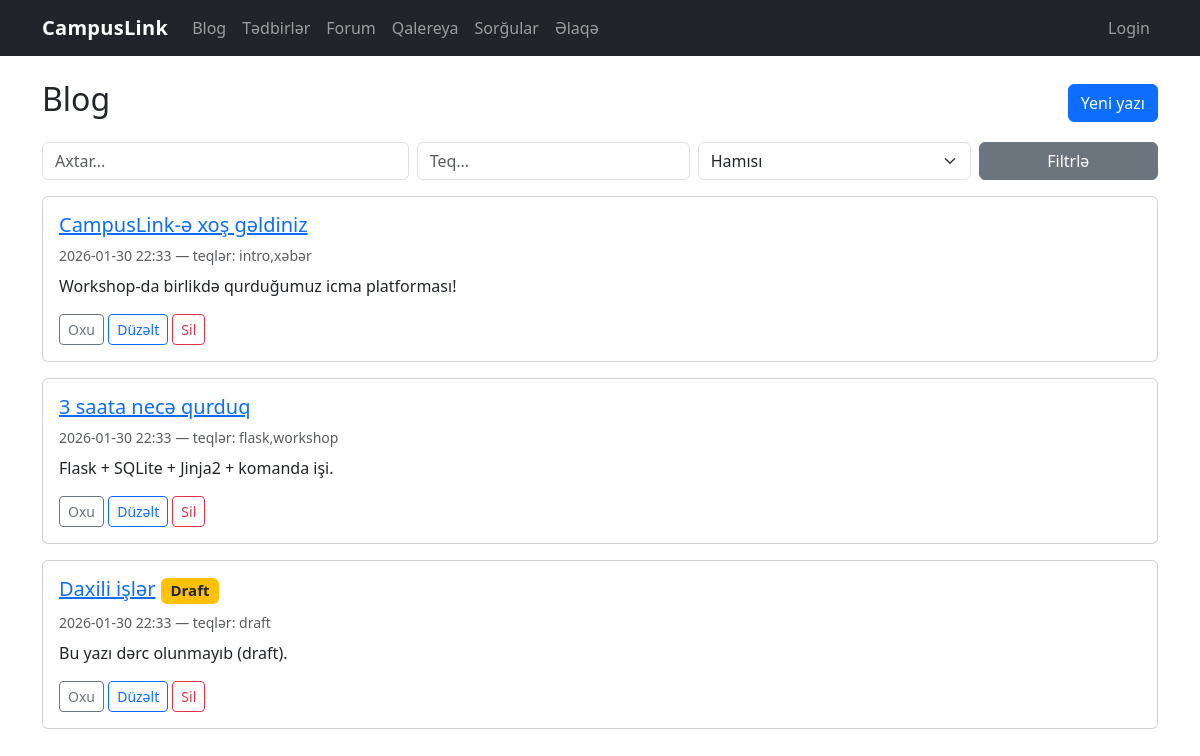
Screenshot of /blog/ with the database file from the repository.
### tables this page shows
CREATE TABLE blog_posts (
            id INTEGER PRIMARY KEY AUTOINCREMENT,
            title TEXT NOT NULL,
            content TEXT NOT NULL,
            tags TEXT,
            created_at TEXT NOT NULL,
            is_published INTEGER NOT NULL DEFAULT 1,
            slug TEXT UNIQUE
        );

### blog.py (the view)
@bp.route("/")
def list_posts():
    db = get_db()
    q = request.args.get("q", "").strip()
    tag = request.args.get("tag", "").strip()
    published = request.args.get("published", "").strip()
    page = int(request.args.get("page", 1))
    conditions = ["1=1"]
    params = []
    if q:
        conditions.append("(title LIKE ? OR content LIKE ?)")
        search_term = f"%{q}%"
        params.extend([search_term, search_term])
    if tag:
        conditions.append("tags LIKE ?")
        params.append(f"%{tag}%")
    if published == "1":
        conditions.append("is_published = 1")
    elif published == "0":
        conditions.append("is_published = 0")
    where_clause = " AND ".join(conditions)
    base_sql = f"SELECT * FROM blog_posts WHERE {where_clause} ORDER BY created_at DESC"
    sql_with_limit, limit, offset = paginate_query(base_sql, page, 5)
    params.extend([limit, offset])
    cursor = db.execute(sql_with_limit, params)
    posts = [dict(row) for row in cursor.fetchall()]
    return render_template("blog/list.html", posts=posts, q=q, tag=tag, published=published, page=page)

### database.py (called while the page is built)
def get_db():
    if "db" not in g:
        g.db = sqlite3.connect(DB_PATH)
        g.db.row_factory = sqlite3.Row
    return g.db

def paginate_query(base_sql: str, page: int, per_page: int):
    page = max(1, int(page or 1))
    per_page = max(1, min(100, int(per_page or 10)))
    offset = (page - 1) * per_page
    sql = f"{base_sql} LIMIT ? OFFSET ?"
    return sql, per_page, offset

### forum.py (called while the page is built, shortened)
def _current_user_display() -> str:
    role = session.get("role") or "guest"
    if role == "admin":
        return (session.get("admin_name") or session.get("user_name") or "Admin").strip() or "Admin"
    if role == "user":
        return (session.get("user_name") or "User").strip() or "User"
    return "Guest"

@bp.app_context_processor
def _inject_forum_auth():
    return {"forum_role": session.get("role") or "guest", "forum_name": _current_user_display()}

def ensure_forum_schema() -> None:
    global _schema_ready
    if _schema_ready:
        return

@bp.before_app_request
def _forum_schema_bootstrap():
    db = get_db()
    db.execute("PRAGMA foreign_keys = ON;")
    ensure_forum_schema()

### polls.py (called while the page is built)
@bp.before_app_request
def ensure_session():
    if "voter_id" not in session:
        session["voter_id"] = secrets.token_hex(8)
    return None

### templates/blog/list.html (shortened to what this page needs)
{% extends "base.html" %}
{% block content %}
<div class="d-flex justify-content-between align-items-center mb-3">
  <h2>Blog</h2>
  <a href="{{ url_for('blog.new_post') }}" class="btn btn-primary">Yeni yazı</a>
</div>
<form class="row g-2 mb-3">
  <div class="col-md-4"><input class="form-control" name="q" placeholder="Axtar..." value="{{ q or '' }}"></div>
  <div class="col-md-3"><input class="form-control" name="tag" placeholder="Teq..." value="{{ tag or '' }}"></div>
  <div class="col-md-3">
    <select name="published" class="form-select">
      <option value="">Hamısı</option>
    </select>
  </div>
  <div class="col-md-2"><button class="btn btn-secondary w-100">Filtrlə</button></div>
</form>
{% for p in posts %}
  <div class="card mb-3">
    <div class="card-body">
      <h5 class="card-title">
        <a href="{{ url_for('blog.detail', post_id=p['id']) }}">{{ p["title"] }}</a>
        {% if not p['is_published'] %}<span class="badge bg-warning text-dark">Draft</span>{% endif %}
      </h5>
      <div class="text-muted small mb-2">{{ p["created_at"] }} — teqlər: {{ p["tags"] or "—" }}</div>
      <p class="card-text">{{ p["content"][:200] }}{% if p["content"]|length > 200 %}...{% endif %}</p>
      <a class="btn btn-sm btn-outline-secondary" href="{{ url_for('blog.detail', post_id=p['id']) }}">Oxu</a>
      <a class="btn btn-sm btn-outline-primary" href="{{ url_for('blog.edit', post_id=p['id']) }}?password=admin123">Düzəlt</a>
      <a class="btn btn-sm btn-outline-danger" href="{{ url_for('blog.delete', post_id=p['id']) }}?password=admin123">Sil</a>
    </div>
  </div>
{% else %}
  <p>Heç nə tapılmadı.</p>
{% endfor %}
{% endblock %}

### static/style.css (style rules this page uses)
body { font-family: system-ui, -apple-system, "Segoe UI", Roboto, Ubuntu, "Helvetica Neue", Arial, "Noto Sans", "Apple Color Emoji", "Segoe UI Emoji"; }

### rows the page displays
blog_posts: title "CampusLink-ə xoş gəldiniz", created_at "2026-01-30 22:33", tags "intro,xəbər", content "Workshop-da birlikdə qurduğumuz icma platforması!"
blog_posts: title "3 saata necə qurduq", created_at "2026-01-30 22:33", tags "flask,workshop", content "Flask + SQLite + Jinja2 + komanda işi."
blog_posts: title "Daxili işlər", is_published "Draft", created_at "2026-01-30 22:33", tags "draft", content "Bu yazı dərc olunmayıb (draft)."
